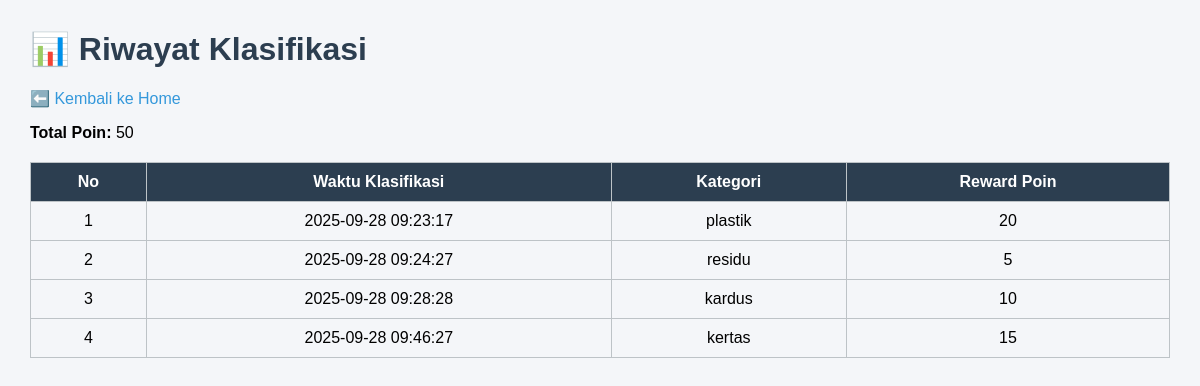
/records (signed in), run on the app's committed database.
### tables this page shows
CREATE TABLE records (
        id INTEGER PRIMARY KEY AUTOINCREMENT,
        user_id INTEGER,
        waktu TEXT,
        kategori TEXT,
        poin INTEGER,
        FOREIGN KEY(user_id) REFERENCES users(id)
    );

### app.py (the view)
@app.route("/records")
@login_required
def records():
    db = get_db()
    cursor = db.cursor()
    cursor.execute("SELECT * FROM records WHERE user_id=?", (session["user_id"],))
    records = cursor.fetchall()
    cursor.execute("SELECT SUM(poin) as total FROM records WHERE user_id=?", (session["user_id"],))
    total_poin = cursor.fetchone()["total"] or 0
    return render_template("records.html", records=records, total_poin=total_poin)

### app.py (called while the page is built)
def get_db():
    db = getattr(g, "_database", None)
    if db is None:
        db = g._database = sqlite3.connect(DATABASE)
        db.row_factory = sqlite3.Row
    return db

@app.teardown_appcontext
def close_connection(exception):
    db = getattr(g, "_database", None)
    if db is not None:
        db.close()

def login_required(f):
    @wraps(f)
    def decorated_function(*args, **kwargs):
        if "user_id" not in session:
            flash("⚠️ Silakan login dulu.")
            return redirect(url_for("login"))
        return f(*args, **kwargs)
    return decorated_function

### templates/records.html (shortened to what this page needs)
<!DOCTYPE html>
<html lang="id">
<head>
</head>
<body>
    <h1>📊 Riwayat Klasifikasi</h1>
    <p><a href="/home">⬅️ Kembali ke Home</a></p>
    <p><b>Total Poin:</b> {{ total_poin }}</p>
    <table>
        <tr>
            <th>No</th>
            <th>Waktu Klasifikasi</th>
            <th>Kategori</th>
            <th>Reward Poin</th>
        </tr>
        {% for r in records %}
        <tr>
            <td>{{ loop.index }}</td>
            <td>{{ r.waktu }}</td>
            <td>{{ r.kategori }}</td>
            <td>{{ r.poin }}</td>
        </tr>
        {% else %}
        <tr>
            <td colspan="4">Belum ada data klasifikasi</td>
        </tr>
        {% endfor %}
    </table>
</body>
</html>

### templates/records.html (style rules this page uses)
body { font-family: Arial, sans-serif; margin: 30px; background: #f4f6f9; }
h1 { color: #2c3e50; }
a { text-decoration: none; color: #3498db; }
table { border-collapse: collapse; width: 100%; margin-top: 20px; }
table, th, td { border: 1px solid #bdc3c7; }
th, td { padding: 10px; text-align: center; }
th { background: #2c3e50; color: white; }

### data on the page
records: waktu "2025-09-28 09:23:17", kategori "plastik", poin "20"
records: waktu "2025-09-28 09:24:27", kategori "residu", poin "5"
records: waktu "2025-09-28 09:28:28", kategori "kardus", poin "10"
records: waktu "2025-09-28 09:46:27", kategori "kertas", poin "15"

### other printed values
{{ total_poin }} "50"
